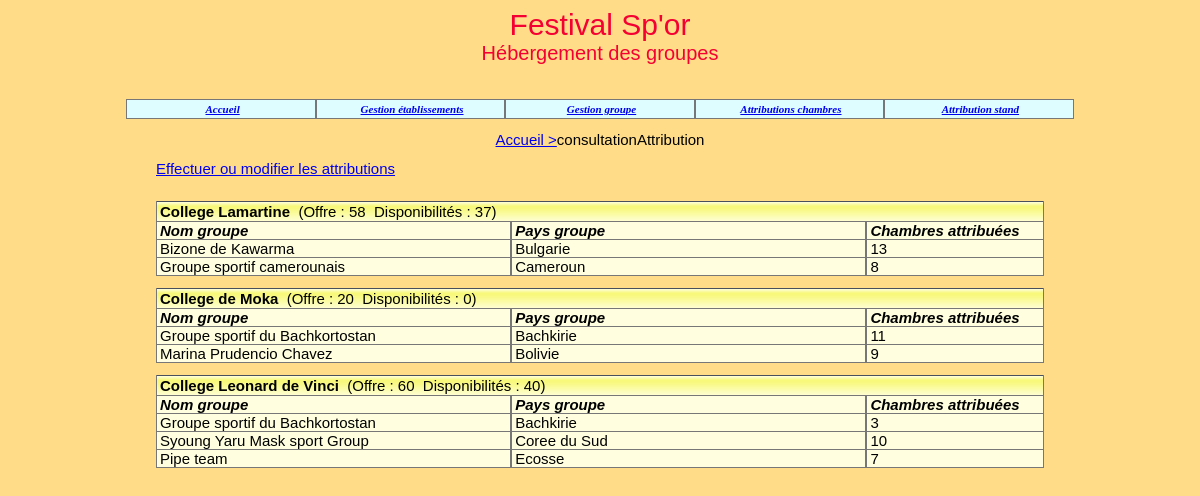
The app's page /consultationAttributions.php with its own data.
### tables this page shows
create table Etablissement 
(idEtab char(8) not null, 
nomEtab varchar(45) not null,
adresseRue varchar(45) not null, 
codePostal char(5) not null, 
ville varchar(35) not null,
tel varchar(13) not null,
adresseElectronique varchar(70),
type tinyint(1) not null,
civiliteResponsable varchar(12) not null,
nomResponsable varchar(25) not null,
prenomResponsable varchar(25),
nombreChambresOffertes integer,
constraint pk_Etablissement primary key(idEtab));

create table Groupe
(idGroupe char(4) not null, 
nomGroupe varchar(40) not null, 
identiteResponsable varchar(40) default null,
adressePostale varchar(120) default null,
nombrePersonnes integer not null, 
nomPays varchar(40) not null, 
hebergement char(1) not null,
ligue varchar(40) default null,
stand bool not null,
constraint pk_Groupe primary key(idGroupe));

create table Attribution
(idEtab char(8) not null, 
idGroupe char(4) not null, 
nombreChambres integer not null,
constraint pk_Attribution primary key(idEtab, idGroupe));

### _gestionBase.inc.php (called while the page is built, shortened)
<?php
function obtenirReqEtablissementsAyantChambresAttribuées()
{
   $req="select distinct Etablissement.idEtab, nomEtab, nombreChambresOffertes from Etablissement,
         Attribution where Etablissement.idEtab = Attribution.idEtab order by Attribution.idEtab";
   return $req;
}
function obtenirNbEtabOffrantChambres($connexion)
{
   $req="select count(*) as nombreEtabOffrantChambres from Etablissement where
         nombreChambresOffertes!=0";
   $rsEtabOffrantChambres=$connexion-> query($req);
   $lgEtabOffrantChambres=$rsEtabOffrantChambres->fetchAll();
   foreach ($lgEtabOffrantChambres as $row)
   {
      $EtabOffrantChambres = $row['nombreEtabOffrantChambres'];
   }
   return $EtabOffrantChambres;
}
function obtenirNbOccup($connexion, $idEtab)
{
   $req="select IFNULL(sum(nombreChambres), 0) as totalChambresOccup from
        Attribution where idEtab='$idEtab'";
   $rsOccup=$connexion->query($req);
   $lgOccup=$rsOccup->fetchAll();
   foreach ($lgOccup as $row)
   {
      $chambre = $row['totalChambresOccup'];
   }
   return $chambre;
}
function obtenirReqGroupesEtab($id)
{
   $req="select distinct Groupe.idGroupe, Groupe.nomGroupe, nomPays from Groupe, Attribution where
        Attribution.idGroupe=Groupe.idGroupe and idEtab='$id'";
   return $req;
}
function obtenirNbOccupGroupe($connexion, $idEtab, $idGroupe)
{
   $req="select nombreChambres From Attribution where idEtab='$idEtab'
        and idGroupe='$idGroupe'";
   $rsAttribGroupe=$connexion->query($req);
   if ($lgAttribGroupe=$rsAttribGroupe->fetchAll())
   {
      foreach ($lgAttribGroupe as $row)
      {
         $nombreChambres = $row['nombreChambres'];
      }
      return $nombreChambres;
   }
   else
      return 0;
}
?>

### consultationAttributions.php (the view, shortened to what this page needs)
<?php
include("connexion-PDO.php");
include("_debut.inc.php");
include("_gestionBase.inc.php");
echo "<table width='80%' cellpadding='0' cellspacing='0' align='center'>
   <tr>
   <td align='center'><a href='index.php'>Accueil ></a>consultationAttribution</td>
   </tr>
</table>
<br>";
$nbEtab=obtenirNbEtabOffrantChambres($connexion);
if ($nbEtab!=0)
{
   echo "
   <table width='75%' cellspacing='0' cellpadding='0' align='center'
   <tr><td>
   <a href='modificationAttributions.php?action=demanderModifAttrib'>
   Effectuer ou modifier les attributions</a></td></tr></table><br><br>";
   $req=obtenirReqEtablissementsAyantChambresAttribuées();
   $rsEtab=$connexion-> query($req);
   $lgEtab=$rsEtab->fetchAll();
   foreach ($lgEtab as $row)
   {
      $idEtab=$row['idEtab'];
      $nomEtab=$row['nomEtab'];
      echo "
      <table width='75%' cellspacing='0' cellpadding='0' align='center'
      class='tabQuadrille'>";
      $nbOffre=$row["nombreChambresOffertes"];
      $nbOccup=obtenirNbOccup($connexion, $idEtab);
      $nbChLib = $nbOffre - $nbOccup;
      echo "
      <tr class='enTeteTabQuad'>
         <td colspan='3' align='left'><strong>$nomEtab</strong>&nbsp;
         (Offre : $nbOffre&nbsp;&nbsp;Disponibilités : $nbChLib)
         </td>
      </tr>";
      echo "
      <tr class='ligneTabQuad'>
         <td width='40%' align='left'><i><strong>Nom groupe</strong></i></td>
         <td width = '40%' align ='left'><i><strong>Pays groupe</strong></i></td>
         <td width='20%' align='left'><i><strong>Chambres attribuées</strong></i>
         </td>
      </tr>";
      $req=obtenirReqGroupesEtab($idEtab);
      $rsGroupe=$connexion->query($req);
      $lgGroupe=$rsGroupe->fetchAll();
      foreach($lgGroupe as $row)
      {
         $idGroupe=$row['idGroupe'];
         $nomGroupe=$row['nomGroupe'];
         $nomPays=$row['nomPays'];
         echo "
         <tr class='ligneTabQuad'>
            <td width='40%' align='left'>$nomGroupe </td>
            <td width = '20%' align ='left'>$nomPays</td>";
         $nbOccupGroupe=obtenirNbOccupGroupe($connexion, $idEtab, $idGroupe);
         echo "
            <td width='20%' align='left'>$nbOccupGroupe</td>
         </tr>";
      }
      echo "
      </table><br>";
   }
}
?>

### _debut.inc.php (shortened to what this page needs)
<!DOCTYPE HTML PUBLIC "-//W3C//DTD HTML 4.01 Transitional//EN"
   "http://www.w3.org/TR/html4/loose.dtd">
<html lang="fr">
<head>
<link href="css/cssGeneral.css" rel="stylesheet" type="text/css">
</head>
<body class="basePage">
<table width="100%" cellpadding="0" cellspacing="0">
   <tr>
      <td class="titre">Festival Sp'or <br>
      <span id="texteNiveau2" class="texteNiveau2">
      H&eacute;bergement des groupes</span><br>&nbsp;
      </td>
   </tr>
</table>
<table width="80%" cellpadding="0" cellspacing="0" class="tabMenu" align="center">
   <tr>
      <td class="menu"><a href="index.php">Accueil</a></td>
      <td class="menu"><a href="listeEtablissements.php">
      Gestion établissements</a></td>
      <td class="menu"><a href="listeGroupe.php">
      Gestion groupe</a></td>
      <td class="menu"><a href="consultationAttributions.php">
      Attributions chambres</a></td>
      <td class="menu"><a href="attributionStand.php">
      Attribution stand</a></td>
   </tr>
</table>
<br>

### css/cssGeneral.css (style rules this page uses)
.basePage { background-color:#FFDD88; color:black; font:11px Arial, Helvetica, sans-serif; }
.titre { background-color:#FFDD88; color:#F50033; font:30px Arial, Helvetica, sans-serif; text-align:center; }
.texteNiveau2 { font:20px Arial, Helvetica, sans-serif; }
td,tr { font:15px Arial, Helvetica, sans-serif; }
table.tabMenu td { background-color:#DDFDFF; color:black; border-bottom:1px solid #777777; border-right:1px solid #777777; border-left:1px solid #777777; border-top:1px solid #777777; padding-left:3px; width:20%; height:18px; text-align:center; }
.menu { font:11px Georgia, "Times New Roman", Times, serif; font-weight:bold; font-style:italic; text-align:left; }
table.tabQuadrille td { border-bottom:1px solid #777777; border-right:1px solid #777777; border-left:1px solid #777777; border-top:1px #777777; padding-left:3px; }
tr.enTeteTabQuad { background-image:url('../images/xpBarre.jpg'); height:21px; text-align:center; }
tr.ligneTabQuad { background-color:#FFFFE0; text-align:center; color:black; }

### records on screen
etablissement: nomEtab "College Lamartine", nombreChambresOffertes "58", nbChLib "37", idEtab.nombreChambres "13", idEtab.nombreChambres "8"
groupe: nomGroupe "Bizone de Kawarma", nomPays "Bulgarie"
groupe: nomGroupe "Groupe sportif camerounais", nomPays "Cameroun"
etablissement: nomEtab "College de Moka", nombreChambresOffertes "20", nbChLib "0", idEtab.nombreChambres "11", idEtab.nombreChambres "9"
groupe: nomGroupe "Groupe sportif du Bachkortostan", nomPays "Bachkirie"
groupe: nomGroupe "Marina Prudencio Chavez", nomPays "Bolivie"
etablissement: nomEtab "College Leonard de Vinci", nombreChambresOffertes "60", nombreChambresOffertes "40", idEtab.nombreChambres "3", idEtab.nombreChambres "10", idEtab.nombreChambres "7"
groupe: nomGroupe "Syoung Yaru Mask sport Group", nomPays "Coree du Sud"
groupe: nomGroupe "Pipe team", nomPays "Ecosse"
